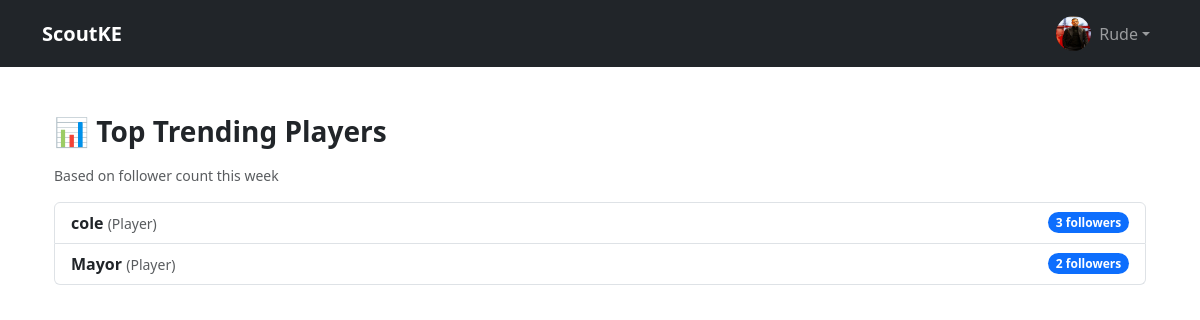
The app's page /scouts/insights/ (signed in) with its own data.
### accounts/models.py (models this page shows, shortened)
class User(AbstractUser):
    ROLE_CHOICES = (
        ('player', 'Player'),
        ('scout', 'Scout'),
        ('club', 'Club'),
        ("fan", "Fan"),
    )
    role = models.CharField(max_length=20, choices=ROLE_CHOICES)
    bio = models.TextField(blank=True, null=True)
    profile_picture = models.ImageField(upload_to='profiles/', blank=True, null=True)
    followers = models.ManyToManyField(
        'self',
        symmetrical=False,
        related_name='following',
        blank=True
    )
    saved_players = models.ManyToManyField(
        'self',
        symmetrical=False,
        related_name='saved_by',
        blank=True
    )

### scouts/views.py (the view)
# urls.py: path("insights/", views.scout_insights, name="scout_insights"),
@login_required
def scout_insights(request):
    top_players = (
        User.objects.filter(role="player")
        .annotate(follower_count=models.Count("followers"))
        .order_by("-follower_count")[:5]
    )
    return render(request, "scouts/insights.html", {"top_players": top_players})

### scouts/templates/scouts/insights.html
{% extends "base.html" %}
{% block content %}
<div class="container mt-4">
  <h3 class="fw-bold mb-3">📊 Top Trending Players</h3>
  <p class="text-muted small">Based on follower count this week</p>
  <div class="list-group">
    {% for player in top_players %}
      <a href="{% url 'view_profile' player.id %}"
         class="list-group-item list-group-item-action d-flex justify-content-between align-items-center">
        <div>
          <strong>{{ player.username }}</strong>
          <span class="text-muted small">({{ player.get_role_display }})</span>
        </div>
        <span class="badge bg-primary rounded-pill">{{ player.follower_count }} followers</span>
      </a>
    {% empty %}
      <p class="text-muted">No trending players right now.</p>
    {% endfor %}
  </div>
</div>
{% endblock %}

### templates/base.html (shortened to what this page needs)
<!DOCTYPE html>
<html lang="en">
<head>
  <link href="https://cdn.jsdelivr.net/npm/bootstrap@5.3.3/dist/css/bootstrap.min.css" rel="stylesheet">
  {% load static %}
</head>
<body>
<nav class="navbar navbar-expand-lg navbar-dark bg-dark">
  <div class="container">
    <a class="navbar-brand fw-bold" href="/">ScoutKE</a>
    <div class="collapse navbar-collapse" id="navbarNav">
      <ul class="navbar-nav ms-auto align-items-center">
        <li class="nav-item dropdown">
          <a class="nav-link dropdown-toggle d-flex align-items-center" href="#" id="navbarProfile" role="button" data-bs-toggle="dropdown" aria-expanded="false">
            {% if user.is_authenticated and user.profile_picture %}
              <img src="{{ user.profile_picture.url }}"
                   alt="Profile Picture"
                   class="rounded-circle me-2" width="35" height="35">
            {% else %}
              <img src="{% static 'img/default-avatar.png' %}"
                   alt="Default Avatar"
                   class="rounded-circle me-2" width="35" height="35">
            {% endif %}
            {% if user.is_authenticated %}
              {{ user.username }}
            {% else %}
              Guest
            {% endif %}
          </a>
        </li>
      </ul>
    </div>
  </div>
</nav>
  <main class="container my-5">
    {% block content %}{% endblock %}
  </main>
</body>
</html>

### records on screen
User: profile_picture (picture), username "Rude"
User: username "cole", role "Player", follower_count "3"
User: username "Mayor", role "Player", follower_count "2"
